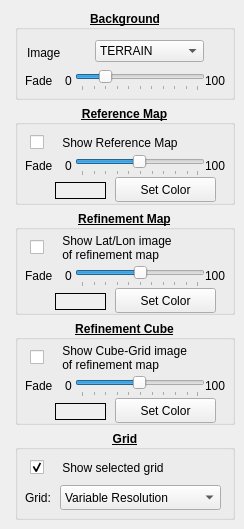
      <widget class="QWidget" name="DisplayOpts">
       <property name="focusPolicy">
        <enum>Qt::StrongFocus</enum>
       </property>
       <attribute name="title">
        <string>Display</string>
       </attribute>
       <widget class="QGroupBox" name="backgroundOpts">
        <property name="geometry">
         <rect>
          <x>15</x>
          <y>10</y>
          <width>220</width>
          <height>90</height>
         </rect>
        </property>
        <property name="font">
         <font>
          <weight>75</weight>
          <bold>true</bold>
          <underline>true</underline>
         </font>
        </property>
        <property name="title">
         <string>Background</string>
        </property>
        <property name="alignment">
         <set>Qt::AlignCenter</set>
        </property>
        <widget class="QComboBox" name="backgroundImgVal">
         <property name="geometry">
          <rect>
           <x>80</x>
           <y>30</y>
           <width>101</width>
           <height>22</height>
          </rect>
         </property>
         <property name="font">
          <font>
           <weight>50</weight>
           <bold>false</bold>
           <underline>false</underline>
          </font>
         </property>
         <property name="sizeAdjustPolicy">
          <enum>QComboBox::AdjustToContents</enum>
         </property>
         <item>
          <property name="text">
           <string>TERRAIN</string>
          </property>
         </item>
         <item>
          <property name="text">
           <string>LAND/WATER</string>
          </property>
         </item>
         <item>
          <property name="text">
           <string>NONE</string>
          </property>
         </item>
        </widget>
        <widget class="QSlider" name="backgroundFadeVal">
         <property name="geometry">
          <rect>
           <x>60</x>
           <y>60</y>
           <width>130</width>
           <height>21</height>
          </rect>
         </property>
         <property name="font">
          <font>
           <weight>50</weight>
           <bold>false</bold>
           <underline>false</underline>
          </font>
         </property>
         <property name="mouseTracking">
          <bool>false</bool>
         </property>
         <property name="maximum">
          <number>100</number>
         </property>
         <property name="value">
          <number>20</number>
         </property>
         <property name="orientation">
          <enum>Qt::Horizontal</enum>
         </property>
         <property name="tickPosition">
          <enum>QSlider::TicksBelow</enum>
         </property>
         <property name="tickInterval">
          <number>10</number>
         </property>
        </widget>
        <widget class="QLabel" name="backgroundImgTxt">
         <property name="geometry">
          <rect>
           <x>12</x>
           <y>34</y>
           <width>51</width>
           <height>17</height>
          </rect>
         </property>
         <property name="font">
          <font>
           <weight>50</weight>
           <bold>false</bold>
           <underline>false</underline>
          </font>
         </property>
         <property name="text">
          <string>Image</string>
         </property>
        </widget>
        <widget class="QLabel" name="backgroundFadeTxt">
         <property name="geometry">
          <rect>
           <x>10</x>
           <y>62</y>
           <width>40</width>
           <height>17</height>
          </rect>
         </property>
         <property name="font">
          <font>
           <weight>50</weight>
           <bold>false</bold>
           <underline>false</underline>
          </font>
         </property>
         <property name="text">
          <string>Fade</string>
         </property>
        </widget>
        <widget class="QLabel" name="backgroundFadeTxt0">
         <property name="geometry">
          <rect>
           <x>50</x>
           <y>62</y>
           <width>10</width>
           <height>17</height>
          </rect>
         </property>
         <property name="font">
          <font>
           <weight>50</weight>
           <bold>false</bold>
           <underline>false</underline>
          </font>
         </property>
         <property name="text">
          <string>0</string>
         </property>
        </widget>
        <widget class="QLabel" name="backgroundFadeTxt1">
         <property name="geometry">
          <rect>
           <x>190</x>
           <y>62</y>
           <width>30</width>
           <height>17</height>
          </rect>
         </property>
         <property name="font">
          <font>
           <weight>50</weight>
           <bold>false</bold>
           <underline>false</underline>
          </font>
         </property>
         <property name="text">
          <string>100</string>
         </property>
        </widget>
       </widget>
       <widget class="QGroupBox" name="referenceMapOpts">
        <property name="geometry">
         <rect>
          <x>15</x>
          <y>105</y>
          <width>220</width>
          <height>100</height>
         </rect>
        </property>
        <property name="font">
         <font>
          <weight>75</weight>
          <bold>true</bold>
          <underline>true</underline>
         </font>
        </property>
        <property name="title">
         <string>Reference Map</string>
        </property>
        <property name="alignment">
         <set>Qt::AlignCenter</set>
        </property>
        <widget class="QCheckBox" name="referenceMapOnOff">
         <property name="geometry">
          <rect>
           <x>15</x>
           <y>20</y>
           <width>200</width>
           <height>35</height>
          </rect>
         </property>
         <property name="font">
          <font>
           <weight>50</weight>
           <bold>false</bold>
           <underline>false</underline>
          </font>
         </property>
         <property name="text">
          <string>    Show Reference Map</string>
         </property>
        </widget>
        <widget class="QLabel" name="referenceMapFadeTxt">
         <property name="geometry">
          <rect>
           <x>10</x>
           <y>52</y>
           <width>64</width>
           <height>17</height>
          </rect>
         </property>
         <property name="font">
          <font>
           <weight>50</weight>
           <bold>false</bold>
           <underline>false</underline>
          </font>
         </property>
         <property name="text">
          <string>Fade</string>
         </property>
        </widget>
        <widget class="QSlider" name="referenceMapFadeVal">
         <property name="geometry">
          <rect>
           <x>60</x>
           <y>50</y>
           <width>130</width>
           <height>21</height>
          </rect>
         </property>
         <property name="minimum">
          <number>1</number>
         </property>
         <property name="maximum">
          <number>100</number>
         </property>
         <property name="value">
          <number>50</number>
         </property>
         <property name="orientation">
          <enum>Qt::Horizontal</enum>
         </property>
         <property name="tickPosition">
          <enum>QSlider::TicksBelow</enum>
         </property>
         <property name="tickInterval">
          <number>10</number>
         </property>
        </widget>
        <widget class="QLabel" name="referenceMapFadeTxt0">
         <property name="geometry">
          <rect>
           <x>50</x>
           <y>52</y>
           <width>10</width>
           <height>17</height>
          </rect>
         </property>
         <property name="font">
          <font>
           <weight>50</weight>
           <bold>false</bold>
           <underline>false</underline>
          </font>
         </property>
         <property name="text">
          <string>0</string>
         </property>
        </widget>
        <widget class="QLabel" name="referenceMapFadeTxt1">
         <property name="geometry">
          <rect>
           <x>190</x>
           <y>52</y>
           <width>30</width>
           <height>17</height>
          </rect>
         </property>
         <property name="font">
          <font>
           <weight>50</weight>
           <bold>false</bold>
           <underline>false</underline>
          </font>
         </property>
         <property name="text">
          <string>100</string>
         </property>
        </widget>
        <widget class="QLabel" name="referenceMapColorVal">
         <property name="geometry">
          <rect>
           <x>40</x>
           <y>77</y>
           <width>51</width>
           <height>17</height>
          </rect>
         </property>
         <property name="font">
          <font>
           <weight>50</weight>
           <bold>false</bold>
           <underline>false</underline>
          </font>
         </property>
         <property name="focusPolicy">
          <enum>Qt::NoFocus</enum>
         </property>
         <property name="autoFillBackground">
          <bool>true</bool>
         </property>
         <property name="frameShape">
          <enum>QFrame::Box</enum>
         </property>
         <property name="text">
          <string/>
         </property>
        </widget>
        <widget class="QPushButton" name="referenceMapColorMod">
         <property name="geometry">
          <rect>
           <x>100</x>
           <y>72</y>
           <width>101</width>
           <height>25</height>
          </rect>
         </property>
         <property name="font">
          <font>
           <weight>50</weight>
           <bold>false</bold>
           <underline>false</underline>
          </font>
         </property>
         <property name="text">
          <string>Set Color</string>
         </property>
        </widget>
       </widget>
       <widget class="QGroupBox" name="refineMapOpts">
        <property name="geometry">
         <rect>
          <x>15</x>
          <y>210</y>
          <width>220</width>
          <height>105</height>
         </rect>
        </property>
        <property name="font">
         <font>
          <weight>75</weight>
          <bold>true</bold>
          <underline>true</underline>
         </font>
        </property>
        <property name="title">
         <string>Refinement Map</string>
        </property>
        <property name="alignment">
         <set>Qt::AlignCenter</set>
        </property>
        <widget class="QCheckBox" name="refineMapOnOff">
         <property name="geometry">
          <rect>
           <x>15</x>
           <y>20</y>
           <width>200</width>
           <height>35</height>
          </rect>
         </property>
         <property name="font">
          <font>
           <weight>50</weight>
           <bold>false</bold>
           <underline>false</underline>
          </font>
         </property>
         <property name="text">
          <string>    Show Lat/Lon image 
    of refinement map</string>
         </property>
        </widget>
        <widget class="QLabel" name="refineMapFadeTxt">
         <property name="geometry">
          <rect>
           <x>10</x>
           <y>57</y>
           <width>40</width>
           <height>17</height>
          </rect>
         </property>
         <property name="font">
          <font>
           <weight>50</weight>
           <bold>false</bold>
           <underline>false</underline>
          </font>
         </property>
         <property name="text">
          <string>Fade</string>
         </property>
        </widget>
        <widget class="QSlider" name="refineMapFadeVal">
         <property name="geometry">
          <rect>
           <x>60</x>
           <y>56</y>
           <width>130</width>
           <height>21</height>
          </rect>
         </property>
         <property name="maximum">
          <number>100</number>
         </property>
         <property name="value">
          <number>50</number>
         </property>
         <property name="orientation">
          <enum>Qt::Horizontal</enum>
         </property>
         <property name="tickPosition">
          <enum>QSlider::TicksBelow</enum>
         </property>
         <property name="tickInterval">
          <number>10</number>
         </property>
        </widget>
        <widget class="QLabel" name="refineMapFadeTxt0">
         <property name="geometry">
          <rect>
           <x>50</x>
           <y>57</y>
           <width>10</width>
           <height>17</height>
          </rect>
         </property>
         <property name="font">
          <font>
           <weight>50</weight>
           <bold>false</bold>
           <underline>false</underline>
          </font>
         </property>
         <property name="text">
          <string>0</string>
         </property>
        </widget>
        <widget class="QLabel" name="refineMapFadeTxt1">
         <property name="geometry">
          <rect>
           <x>190</x>
           <y>57</y>
           <width>30</width>
           <height>17</height>
          </rect>
         </property>
         <property name="font">
          <font>
           <weight>50</weight>
           <bold>false</bold>
           <underline>false</underline>
          </font>
         </property>
         <property name="text">
          <string>100</string>
         </property>
        </widget>
        <widget class="QLabel" name="refineMapColorVal">
         <property name="geometry">
          <rect>
           <x>40</x>
           <y>83</y>
           <width>51</width>
           <height>17</height>
          </rect>
         </property>
         <property name="font">
          <font>
           <weight>50</weight>
           <bold>false</bold>
           <underline>false</underline>
          </font>
         </property>
         <property name="autoFillBackground">
          <bool>true</bool>
         </property>
         <property name="frameShape">
          <enum>QFrame::Box</enum>
         </property>
         <property name="text">
          <string/>
         </property>
        </widget>
        <widget class="QPushButton" name="refineMapColorMod">
         <property name="geometry">
          <rect>
           <x>100</x>
           <y>78</y>
           <width>101</width>
           <height>25</height>
          </rect>
         </property>
         <property name="font">
          <font>
           <weight>50</weight>
           <bold>false</bold>
           <underline>false</underline>
          </font>
         </property>
         <property name="text">
          <string>Set Color</string>
         </property>
        </widget>
       </widget>
       <widget class="QGroupBox" name="cubeMapOpts">
        <property name="geometry">
         <rect>
          <x>15</x>
          <y>320</y>
          <width>220</width>
          <height>105</height>
         </rect>
        </property>
        <property name="font">
         <font>
          <weight>75</weight>
          <bold>true</bold>
          <underline>true</underline>
         </font>
        </property>
        <property name="title">
         <string>Refinement Cube</string>
        </property>
        <property name="alignment">
         <set>Qt::AlignCenter</set>
        </property>
        <widget class="QCheckBox" name="cubeMapOnOff">
         <property name="geometry">
          <rect>
           <x>15</x>
           <y>20</y>
           <width>200</width>
           <height>35</height>
          </rect>
         </property>
         <property name="sizePolicy">
          <sizepolicy hsizetype="Minimum" vsizetype="MinimumExpanding">
           <horstretch>0</horstretch>
           <verstretch>0</verstretch>
          </sizepolicy>
         </property>
         <property name="font">
          <font>
           <weight>50</weight>
           <bold>false</bold>
           <underline>false</underline>
          </font>
         </property>
         <property name="layoutDirection">
          <enum>Qt::LeftToRight</enum>
         </property>
         <property name="text">
          <string>    Show Cube-Grid image 
    of refinement map</string>
         </property>
        </widget>
        <widget class="QLabel" name="cubeMapFadeTxt">
         <property name="geometry">
          <rect>
           <x>10</x>
           <y>57</y>
           <width>40</width>
           <height>17</height>
          </rect>
         </property>
         <property name="font">
          <font>
           <weight>50</weight>
           <bold>false</bold>
           <underline>false</underline>
          </font>
         </property>
         <property name="text">
          <string>Fade</string>
         </property>
        </widget>
        <widget class="QSlider" name="cubeMapFadeVal">
         <property name="geometry">
          <rect>
           <x>60</x>
           <y>56</y>
           <width>130</width>
           <height>21</height>
          </rect>
         </property>
         <property name="minimum">
          <number>1</number>
         </property>
         <property name="maximum">
          <number>100</number>
         </property>
         <property name="value">
          <number>50</number>
         </property>
         <property name="orientation">
          <enum>Qt::Horizontal</enum>
         </property>
         <property name="tickPosition">
          <enum>QSlider::TicksBelow</enum>
         </property>
         <property name="tickInterval">
          <number>10</number>
         </property>
        </widget>
        <widget class="QLabel" name="cubeMapFadeTxt0">
         <property name="geometry">
          <rect>
           <x>50</x>
           <y>57</y>
           <width>10</width>
           <height>17</height>
          </rect>
         </property>
         <property name="font">
          <font>
           <weight>50</weight>
           <bold>false</bold>
           <underline>false</underline>
          </font>
         </property>
         <property name="text">
          <string>0</string>
         </property>
        </widget>
        <widget class="QLabel" name="cubeMapFadeTxt1">
         <property name="geometry">
          <rect>
           <x>190</x>
           <y>57</y>
           <width>30</width>
           <height>17</height>
          </rect>
         </property>
         <property name="font">
          <font>
           <weight>50</weight>
           <bold>false</bold>
           <underline>false</underline>
          </font>
         </property>
         <property name="text">
          <string>100</string>
         </property>
        </widget>
        <widget class="QLabel" name="cubeMapColorVal">
         <property name="geometry">
          <rect>
           <x>40</x>
           <y>83</y>
           <width>51</width>
           <height>17</height>
          </rect>
         </property>
         <property name="font">
          <font>
           <weight>50</weight>
           <bold>false</bold>
           <underline>false</underline>
          </font>
         </property>
         <property name="autoFillBackground">
          <bool>true</bool>
         </property>
         <property name="frameShape">
          <enum>QFrame::Box</enum>
         </property>
         <property name="text">
          <string/>
         </property>
        </widget>
        <widget class="QPushButton" name="cubeMapColorMod">
         <property name="geometry">
          <rect>
           <x>100</x>
           <y>78</y>
           <width>101</width>
           <height>25</height>
          </rect>
         </property>
         <property name="font">
          <font>
           <weight>50</weight>
           <bold>false</bold>
           <underline>false</underline>
          </font>
         </property>
         <property name="text">
          <string>Set Color</string>
         </property>
        </widget>
       </widget>
       <widget class="QGroupBox" name="cubeGridOpts">
        <property name="geometry">
         <rect>
          <x>15</x>
          <y>430</y>
          <width>220</width>
          <height>90</height>
         </rect>
        </property>
        <property name="font">
         <font>
          <weight>75</weight>
          <bold>true</bold>
          <underline>true</underline>
         </font>
        </property>
        <property name="title">
         <string>Grid</string>
        </property>
        <property name="alignment">
         <set>Qt::AlignCenter</set>
        </property>
        <widget class="QCheckBox" name="cubeGridOnOff">
         <property name="geometry">
          <rect>
           <x>15</x>
           <y>20</y>
           <width>200</width>
           <height>35</height>
          </rect>
         </property>
         <property name="font">
          <font>
           <weight>50</weight>
           <bold>false</bold>
           <underline>false</underline>
          </font>
         </property>
         <property name="text">
          <string>    Show selected grid</string>
         </property>
         <property name="checked">
          <bool>true</bool>
         </property>
        </widget>
        <widget class="QComboBox" name="cubeGridVal">
         <property name="geometry">
          <rect>
           <x>45</x>
           <y>55</y>
           <width>161</width>
           <height>25</height>
          </rect>
         </property>
         <property name="font">
          <font>
           <weight>50</weight>
           <bold>false</bold>
           <underline>false</underline>
          </font>
         </property>
         <item>
          <property name="text">
           <string>Variable Resolution</string>
          </property>
         </item>
         <item>
          <property name="text">
           <string>Base Resolution</string>
          </property>
         </item>
        </widget>
        <widget class="QLabel" name="cubeGridTxt">
         <property name="geometry">
          <rect>
           <x>10</x>
           <y>59</y>
           <width>41</width>
           <height>17</height>
          </rect>
         </property>
         <property name="font">
          <font>
           <weight>50</weight>
           <bold>false</bold>
           <underline>false</underline>
          </font>
         </property>
         <property name="text">
          <string>Grid:</string>
         </property>
        </widget>
       </widget>
      </widget>
